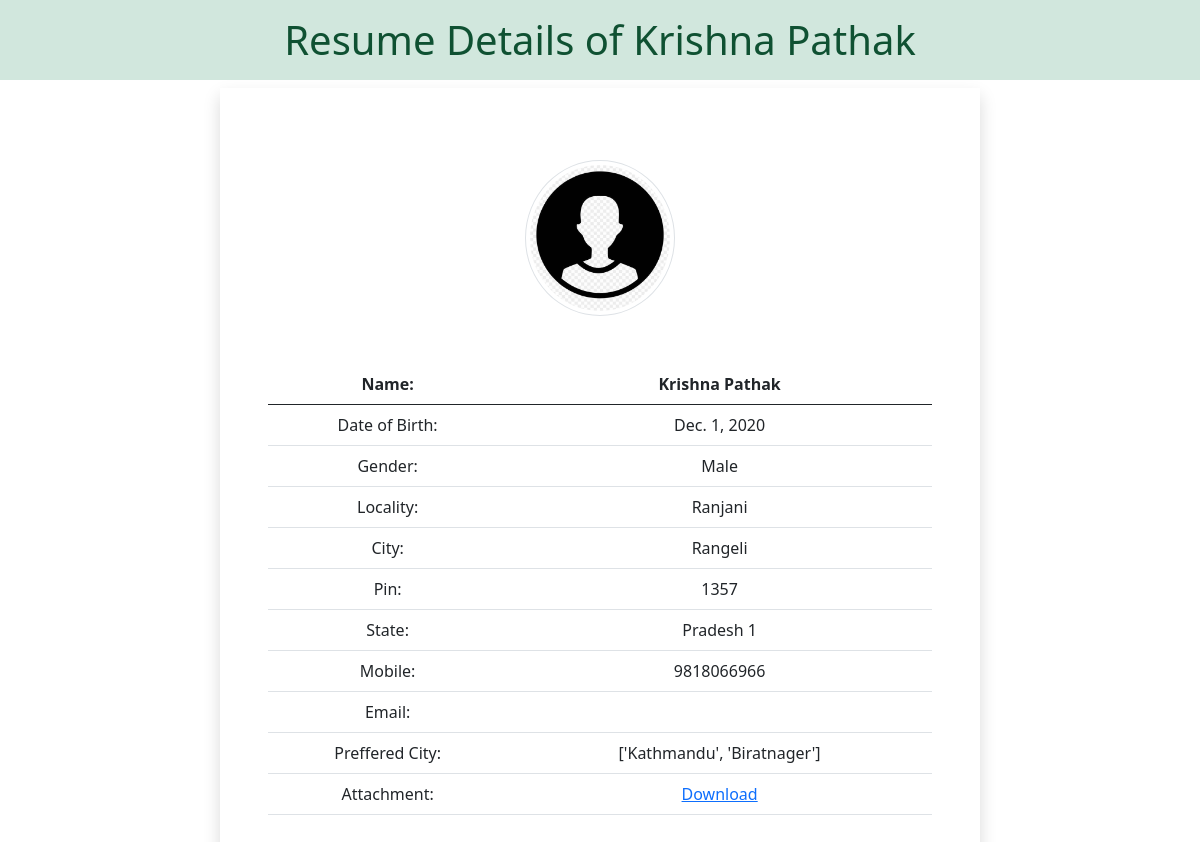
Page /details/11 on the committed database.
### myapp/models.py (models this page shows)
class Resume(models.Model):
    name= models.CharField(max_length=100)
    dob= models.DateField(auto_now=False,auto_now_add=False)
    gender = models.CharField(max_length=100)
    locality = models.CharField(max_length=100)
    city = models.CharField(max_length=100)
    pin = models.PositiveIntegerField()
    state = models.CharField(choices=STATE_CHOICE,max_length=50)
    mobile = models.PositiveIntegerField()
    email = models.EmailField(max_length=100)
    job_city = models.CharField(max_length=50)
    profile_image = models.ImageField(upload_to='profileimg',blank=True)
    my_file= models.FileField(upload_to='doc',blank=True)

### myapp/views.py (the view)
# urls.py: path('details/<int:id>',views.details,name='details'),
def details(request,id):
    data=Resume.objects.filter(id=id)
    return render(request,'myapp/details.html',{'form':data})

### myapp/templates/myapp/details.html (shortened to what this page needs)
<!DOCTYPE html>
{% load static %}
<html lang="en">
<head>
     <link rel="stylesheet" href="{% static 'myapp/css/bootstrap.css' %}">
</head>
<body>
{% for fm in form %}
    <h1 class = 'alert-success text-center p-3'>Resume Details of {{fm.name}}</h1>
    <div class="container">
        <div class="row">
            <div class="col-sm-2">
            </div>
            <div class="col-sm-8 text-center shadow p-5">
            <p class='text-center'><img src="{{fm.profile_image.url}}" alt="image"
            class="img-fluid img-thumbnail mt-4" style="border-radius: 50%"/
            width = '150' height='150'></p>
            <table class="table mt-5">
            <thead>
            <tr>
             <th scope="col">Name:</th>
             <th scope="col">{{fm.name}}</th>
            </tr>
             </thead>
             <tbody>
             <tr>
            <td>Date of Birth:</td>
            <td>{{fm.dob}}</td>
            </tr>
             <tr>
            <td>Gender:</td>
            <td>{{fm.gender}}</td>
            </tr>
            <td>Locality:</td>
            <td>{{fm.locality}}</td>
            <td>City:</td>
            <td>{{fm.city}}</td>
            <td>Pin:</td>
            <td>{{fm.pin}}</td>
            <td>State:</td>
            <td>{{fm.state}}</td>
            <td>Mobile:</td>
            <td>{{fm.mobile}}</td>
            <td>Email:</td>
            <td>{{fm.email}}</td>
            <td>Preffered City:</td>
            <td>{{fm.job_city}}</td>
            <td>Attachment:</td>
            <td><a href="{{fm.my_file.url}}">Download</a></td>
            </tbody>
            </table>
            </div>
            {% endfor %}
            <div class="col-sm-2">
            </div>
        </div>
    </div>
</body>
</html>

### rows in the picture
Resume: name "Krishna Pathak", profile_image (picture), dob "Dec. 1, 2020", gender "Male", locality "Ranjani", city "Rangeli", pin "1357", state "Pradesh 1", mobile "9818066966", job_city "['Kathmandu', 'Biratnager']"
